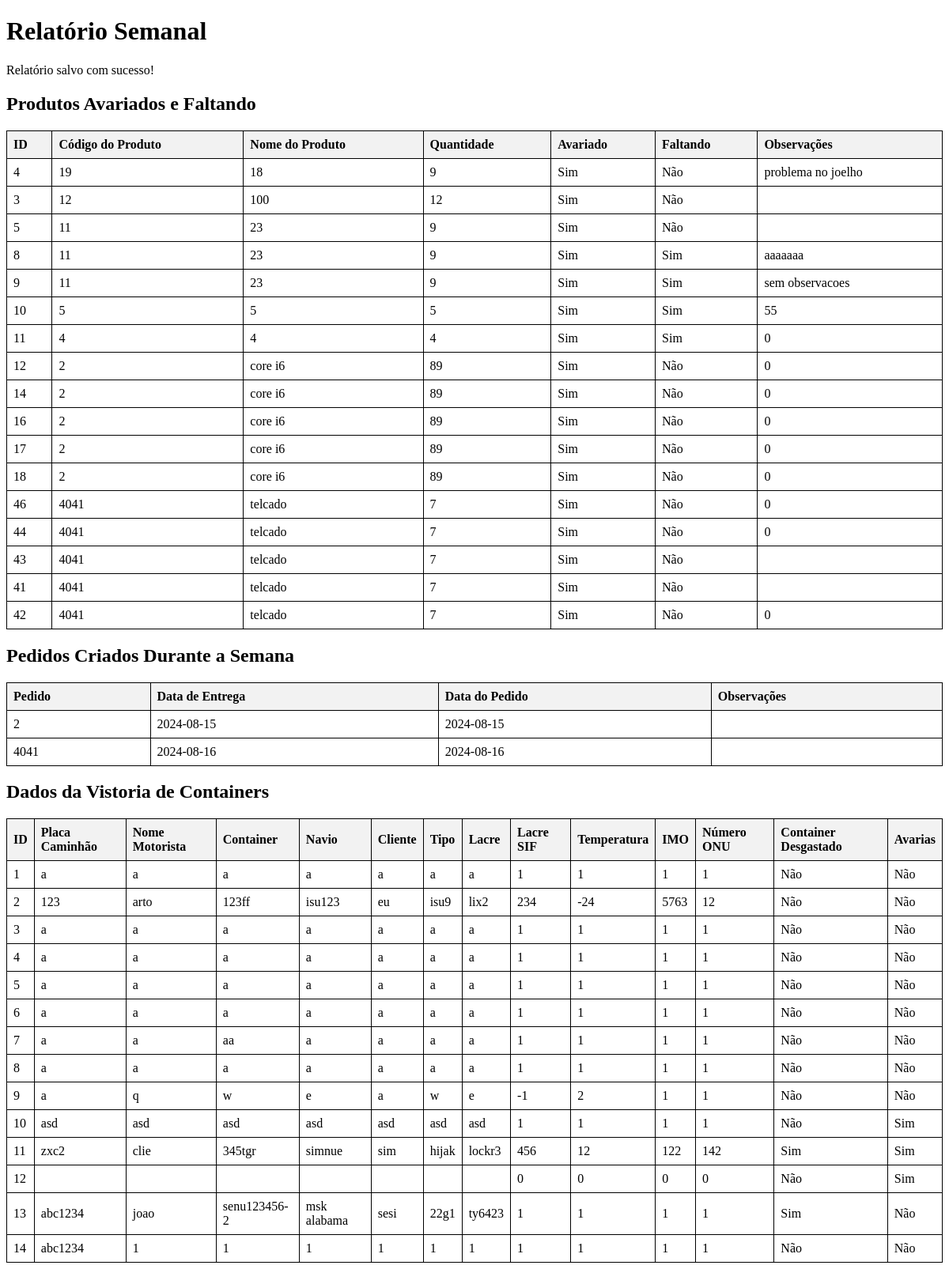
/SENAI_LOGISTICA/home/relatorios/relatorios.php, run on an earlier commit of the app's database.
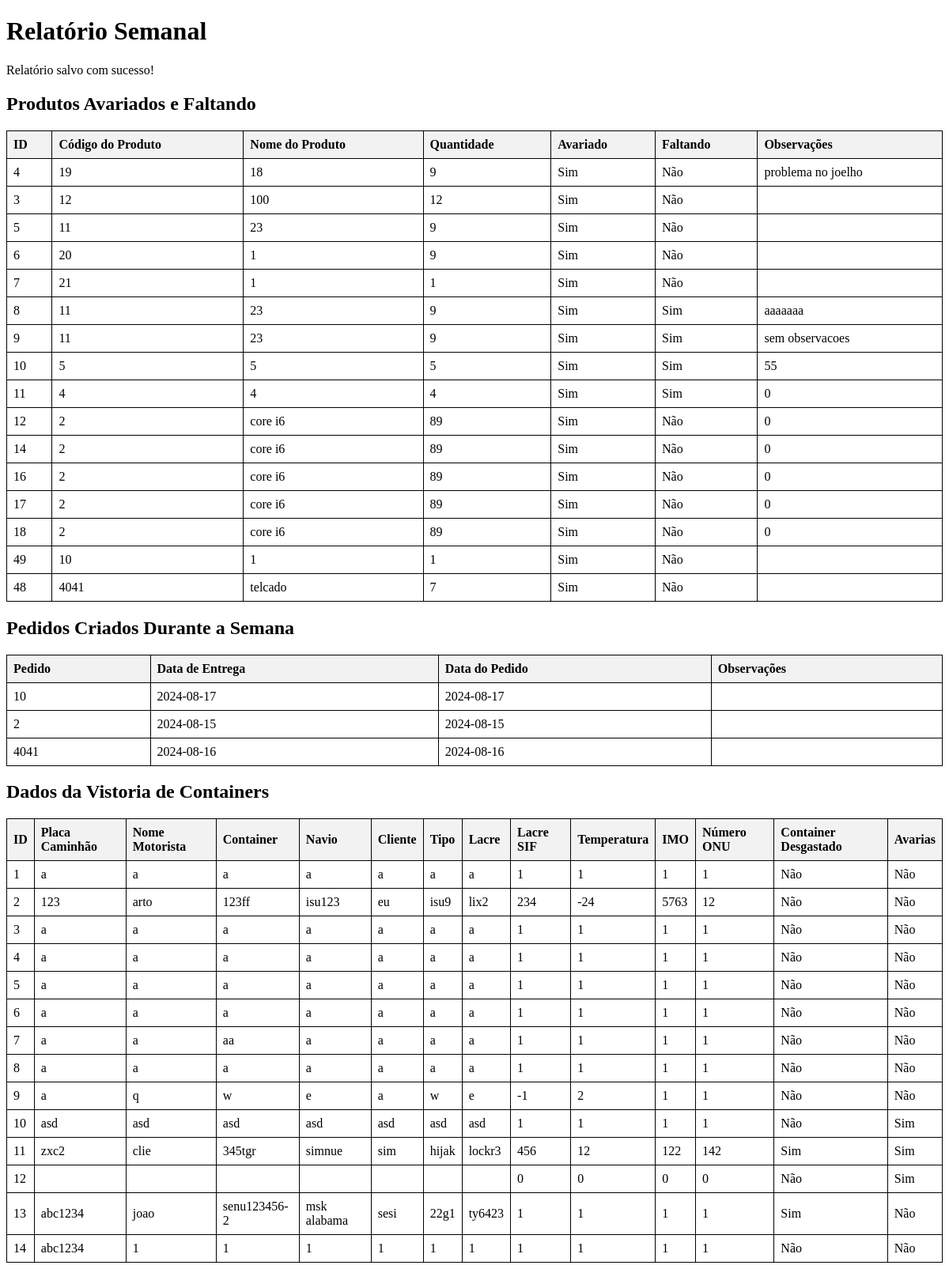
And on a later commit of the database.
### tables this page shows
CREATE TABLE `vistoriacarga` (
  `id` int(11) NOT NULL,
  `pedidob` varchar(50) NOT NULL,
  `nome_produto` varchar(50) NOT NULL,
  `qtd_prod` int(11) NOT NULL,
  `avariado` tinyint(4) DEFAULT NULL,
  `faltando` tinyint(50) NOT NULL,
  `observacoes` varchar(50) DEFAULT NULL,
  `data_registro` date DEFAULT NULL
);

CREATE TABLE `pedidos` (
  `pedido` varchar(255) NOT NULL,
  `data_entrega` date DEFAULT NULL,
  `data_pedido` date DEFAULT NULL,
  `observacoes` text
);

CREATE TABLE `vistoriaconferenciacontainer` (
  `id` int(11) NOT NULL,
  `PlacaCaminhao` varchar(8) DEFAULT NULL,
  `NomeMotorista` varchar(55) DEFAULT NULL,
  `Container` varchar(15) DEFAULT NULL,
  `Navio` varchar(15) DEFAULT NULL,
  `Cliente` varchar(55) DEFAULT NULL,
  `Tipo` varchar(5) DEFAULT NULL,
  `Lacre` varchar(9) NOT NULL,
  `LacreSif` int(7) NOT NULL,
  `Temperatura` int(4) DEFAULT NULL,
  `IMO` int(5) DEFAULT NULL,
  `NumeroOnu` int(6) DEFAULT NULL,
  `ContainerDesgastado` tinyint(1) DEFAULT NULL,
  `AvariaLateralDireita` tinyint(1) DEFAULT NULL,
  `AvariaLateralEsquerda` tinyint(1) DEFAULT NULL,
  `AvariaTeto` tinyint(1) DEFAULT NULL,
  `AvariaFrentre` tinyint(1) DEFAULT NULL,
  `SemLacre` tinyint(1) DEFAULT NULL,
  `AdesivoAvariado` tinyint(1) DEFAULT NULL,
  `ExcessoAltura` tinyint(1) DEFAULT NULL,
  `ExcessoDireita` tinyint(1) DEFAULT NULL,
  `ExcessoEsquerda` tinyint(1) DEFAULT NULL,
  `ExcessoFrontal` tinyint(1) DEFAULT NULL,
  `PainelAvariado` tinyint(1) DEFAULT NULL,
  `SemCaboEnergia` tinyint(1) DEFAULT NULL,
  `SemLona` tinyint(1) DEFAULT NULL,
  `data` date DEFAULT NULL
);

### SENAI_LOGISTICA/home/relatorios/relatorios.php (the view, shortened to what this page needs)
<!DOCTYPE html>
<html>
<head>
</head>
<body>
    <h1>Relatório Semanal</h1>
    <?php
    $servername = "localhost";
    $username = "root";
    $password = "root";
    $dbname = "senai";
    $conn = new mysqli($servername, $username, $password, $dbname);
    $startOfWeek = date('Y-m-d', strtotime('last sunday'));
    $endOfWeek = date('Y-m-d', strtotime('next saturday'));
    echo "<h2>Produtos Avariados e Faltando</h2>";
    $sql = "SELECT id, pedidob, nome_produto, qtd_prod, avariado, faltando, observacoes FROM vistoriacarga WHERE avariado = 1 OR faltando = 1";
    $result = $conn->query($sql);
    if ($result->num_rows > 0) {
        echo "<table>";
        echo "<tr><th>ID</th><th>Código do Produto</th><th>Nome do Produto</th><th>Quantidade</th><th>Avariado</th><th>Faltando</th><th>Observações</th></tr>";
        while ($row = $result->fetch_assoc()) {
            echo "<tr>";
            echo "<td>" . htmlspecialchars($row["id"]) . "</td>";
            echo "<td>" . htmlspecialchars($row["pedidob"]) . "</td>";
            echo "<td>" . htmlspecialchars($row["nome_produto"]) . "</td>";
            echo "<td>" . htmlspecialchars($row["qtd_prod"]) . "</td>";
            echo "<td>" . htmlspecialchars($row["avariado"] ? 'Sim' : 'Não') . "</td>";
            echo "<td>" . htmlspecialchars($row["faltando"] ? 'Sim' : 'Não') . "</td>";
            echo "<td>" . htmlspecialchars($row["observacoes"]) . "</td>";
            echo "</tr>";
        }
        echo "</table>";
    } else {
        echo "Nenhum produto avariado ou faltando encontrado.";
    }
    echo "<h2>Pedidos Criados Durante a Semana</h2>";
    $sql = "SELECT pedido, data_entrega, data_pedido, observacoes FROM pedidos WHERE data_pedido BETWEEN '$startOfWeek' AND '$endOfWeek'";
    $result = $conn->query($sql);
    if ($result->num_rows > 0) {
        echo "<table>";
        echo "<tr><th>Pedido</th><th>Data de Entrega</th><th>Data do Pedido</th><th>Observações</th></tr>";
        while ($row = $result->fetch_assoc()) {
            echo "<tr>";
            echo "<td>" . htmlspecialchars($row["pedido"]) . "</td>";
            echo "<td>" . htmlspecialchars($row["data_entrega"]) . "</td>";
            echo "<td>" . htmlspecialchars($row["data_pedido"]) . "</td>";
            echo "<td>" . htmlspecialchars($row["observacoes"]) . "</td>";
            echo "</tr>";
        }
        echo "</table>";
    } else {
        echo "Nenhum pedido criado durante a semana.";
    }
    echo "<h2>Dados da Vistoria de Containers</h2>";
    $sql = "SELECT * FROM vistoriaconferenciacontainer";
    $result = $conn->query($sql);
    if ($result->num_rows > 0) {
        echo "<table>";
        echo "<tr><th>ID</th><th>Placa Caminhão</th><th>Nome Motorista</th><th>Container</th><th>Navio</th><th>Cliente</th><th>Tipo</th><th>Lacre</th><th>Lacre SIF</th><th>Temperatura</th><th>IMO</th><th>Número ONU</th><th>Container Desgastado</th><th>Avarias</th></tr>";
        while ($row = $result->fetch_assoc()) {
            echo "<tr>";
            echo "<td>" . htmlspecialchars($row["id"]) . "</td>";
            echo "<td>" . htmlspecialchars($row["PlacaCaminhao"]) . "</td>";
            echo "<td>" . htmlspecialchars($row["NomeMotorista"]) . "</td>";
            echo "<td>" . htmlspecialchars($row["Container"]) . "</td>";
            echo "<td>" . htmlspecialchars($row["Navio"]) . "</td>";
            echo "<td>" . htmlspecialchars($row["Cliente"]) . "</td>";
            echo "<td>" . htmlspecialchars($row["Tipo"]) . "</td>";
            echo "<td>" . htmlspecialchars($row["Lacre"]) . "</td>";
            echo "<td>" . htmlspecialchars($row["LacreSif"]) . "</td>";
            echo "<td>" . htmlspecialchars($row["Temperatura"]) . "</td>";
            echo "<td>" . htmlspecialchars($row["IMO"]) . "</td>";
            echo "<td>" . htmlspecialchars($row["NumeroOnu"]) . "</td>";
            echo "<td>" . htmlspecialchars($row["ContainerDesgastado"] ? 'Sim' : 'Não') . "</td>";
            echo "<td>" . htmlspecialchars($row["AvariaLateralDireita"] || $row["AvariaLateralEsquerda"] || $row["AvariaTeto"] || $row["AvariaFrentre"] ? 'Sim' : 'Não') . "</td>";
            echo "</tr>";
        }
        echo "</table>";
    } else {
        echo "Nenhuma vistoria de container encontrada.";
    }
    $relatorioConteudo = ob_get_contents();
    $stmt = $conn->prepare("INSERT INTO relatorios_gerados (data_geracao, tipo_relatorio, conteudo_relatorio) VALUES (NOW(), 'Relatório Semanal', ?)");
    $stmt->bind_param("s", $relatorioConteudo);
    if ($stmt->execute()) {
        echo "<p>Relatório salvo com sucesso!</p>";
    } else {
        echo "<p>Erro ao salvar o relatório: " . $stmt->error . "</p>";
    }
    echo $relatorioConteudo;
    ?>
</body>
</html>

What changed in the data, as far as the page shows it:
removed vistoriacarga: id "46", pedidob "4041", nome_produto "telcado", qtd_prod "7", avariado "Sim", faltando "Não", observacoes "0"
removed vistoriacarga: id "44", pedidob "4041", nome_produto "telcado", qtd_prod "7", avariado "Sim", faltando "Não", observacoes "0"
removed vistoriacarga: id "43", pedidob "4041", nome_produto "telcado", qtd_prod "7", avariado "Sim", faltando "Não"
removed vistoriacarga: id "41", pedidob "4041", nome_produto "telcado", qtd_prod "7", avariado "Sim", faltando "Não"
removed vistoriacarga: id "42", pedidob "4041", nome_produto "telcado", qtd_prod "7", avariado "Sim", faltando "Não", observacoes "0"
now on this page (row edited): vistoriacarga: id "6", pedidob "20", nome_produto "1", qtd_prod "9", avariado "Sim", faltando "Não"
now on this page (row edited): vistoriacarga: id "7", pedidob "21", nome_produto "1", qtd_prod "1", avariado "Sim", faltando "Não"
added vistoriacarga: id "49", pedidob "10", nome_produto "1", qtd_prod "1", avariado "Sim", faltando "Não"
added vistoriacarga: id "48", pedidob "4041", nome_produto "telcado", qtd_prod "7", avariado "Sim", faltando "Não"
added pedidos: pedido "10", data_entrega "2024-08-17", data_pedido "2024-08-17"
